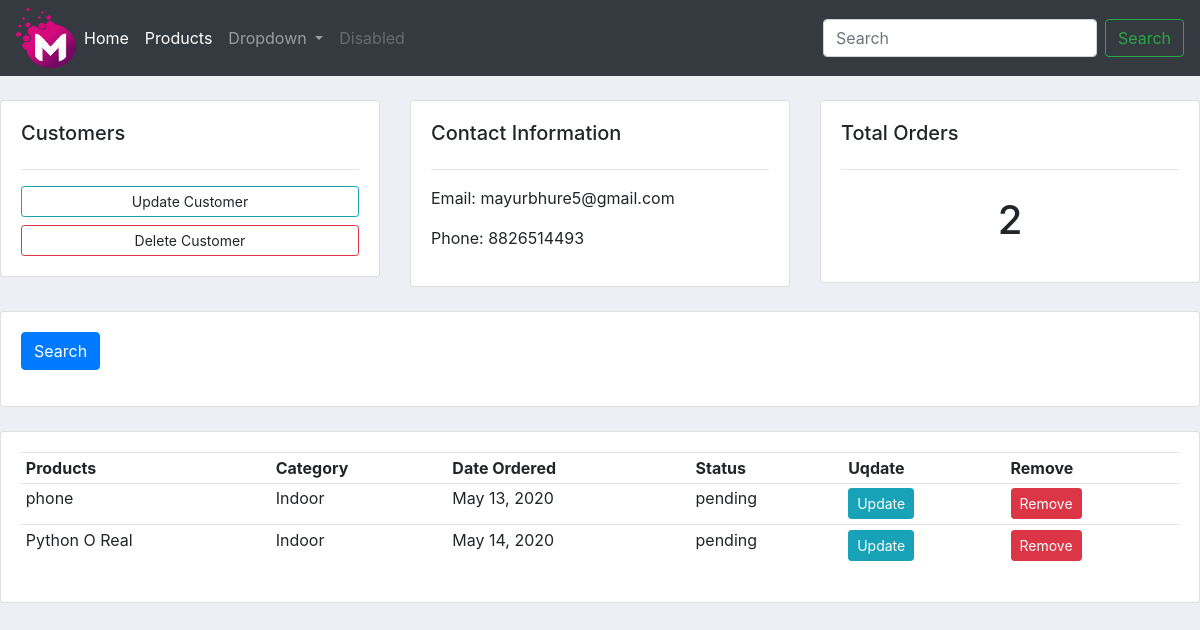
Page /customer_profile/3/ on the committed database.
### accounts/models.py (models this page shows, shortened)
class Customer(models.Model):
    name = models.CharField(max_length=200, null=True)
    phone = models.CharField(max_length=200, null=True)
    email = models.CharField(max_length=200,blank=True)
    date_created = models.DateTimeField(auto_now_add=True, null=True)

class Order(models.Model):
    STATUS = (
        ('pending','pending'),
        ('Out of Deilvery','Out of Deilvery'),
        ('Delivered','Delivered'),
    )
    customer = models.ForeignKey(Customer, null=True , on_delete=models.SET_NULL)
    products = models.ForeignKey(Product, null=True , on_delete=models.SET_NULL)
    date_created = models.DateField(auto_now_add=True, null=True)
    status = models.CharField(max_length=200,choices=STATUS)

class Product(models.Model):
    CATEGORY = (
        ("Indoor","Indoor"),
        ('Out Door','Out Door'),
    )
    name = models.CharField(max_length=200, null=True)
    price = models.FloatField(null=True)
    category = models.CharField(max_length=200, null=True, choices=CATEGORY)
    description = models.CharField(max_length=200, null=True, blank=True)
    date_created = models.DateTimeField(auto_now_add=True, null=True)
    tag = models.ManyToManyField(Tag)
    def __str__(self):
        return self.name

### accounts/views.py (the view)
# urls.py: path('customer_profile/<str:pk_text>/',views.customer,name='customer'),
def customer(request, pk_text):
    customer = Customer.objects.get(id=pk_text)
    orders = customer.order_set.all()
    total_orders = orders.count()
    context = {'customer':customer,'orders':orders,'order_counts':total_orders}
    return render(request, 'customers.html',context)

### accounts/templates/customers.html
{% extends 'navbar.html' %}
{% block content %}
<br>
<div class="row">
    <div class="col-md">
        <div class="card card-body" >
            <h5> Customers </h5>
            <hr>
            <a class="btn btn-outline-info btn-sm btn-block" herf="">Update Customer</a>
            <a class="btn btn-outline-danger btn-sm btn-block" herf="">Delete Customer</a>
        </div>
    </div>
    <div class="col-md">
        <div class="card card-body" >
            <h5> Contact Information </h5>
            <hr>
            <p> Email: {{ customer.email }}</p>
            <p> Phone: {{ customer.phone }}</p>
        </div>
    </div>
    <div class="col-md">
        <div class="card card-body" >
            <h5> Total Orders </h5>
            <hr>
            <h1 style="text-align: center;padding: 10px ">{{ order_counts }}</h1>
        </div>
    </div>
</div>
<br>
<div class="row">
    <div class="col-md">
        <div class="card card-body" >
            <form method="get">
                <button class="btn btn-primary" type="submit"> Search </button>
            </form>
        </div>
    </div>
</div>
<br>
<div class="row">
    <div class="col-md">
        <div class="card card-body" >
            <table class="table table-sm">
                <tr>
                    <th> Products </th>
                    <th> Category </th>
                    <th> Date Ordered </th>
                    <th> Status </th>
                    <th> Uqdate </th>
                    <th> Remove </th>
                </tr>
                {% for orders_show in orders %}
                <tr>
                    <td> {{ orders_show.products }} </td>
                    <td> {{ orders_show.products.category }} </td>
                    <td> {{ orders_show.date_created }} </td>
                    <td> {{ orders_show.status }} </td>
                    <td><a class='btn btn-sm btn-info' href=""> Update </a></td>
                    <td><a class='btn btn-sm btn-danger' href=""> Remove </a></td>
                </tr>
                {% endfor %}
            </table>
        </div>
    </div>
</div>
{% endblock %}

### accounts/static/css/main.css (style rules this page uses)
body { background-color: #edeff5; }

### rows in the picture
Customer: email "mayurbhure5@gmail.com", phone "8826514493"
Order: products "phone", products.category "Indoor", date_created "May 13, 2020", status "pending"
Order: products "Python O Real", products.category "Indoor", date_created "May 14, 2020", status "pending"

### other values in the picture
{{ order_counts }} "2"
